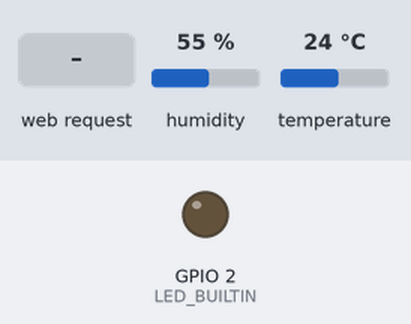
Bench run of a sketch on a simulated ESP8266 (Wemos D1 mini). Parts: output pins drawn as LEDs (lit = HIGH, except the on-board LED, lit = LOW). The test bench sets the inputs (shaded band); at power-on: humidity 55 %, temperature 24 °C. WiFi joins after 1.5 s; servers stay silent unless stated; what the sketch prints to the serial monitor is not drawn.

Above: at 2.7 s.
2.8 s: HTTP request GET / received
At 4.66 s:
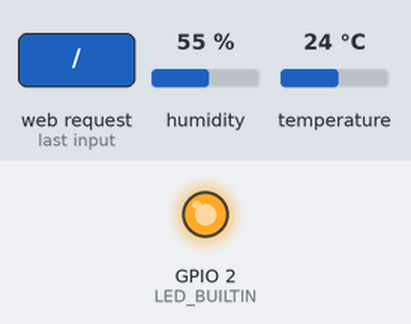
Timing chart, 0 to 6.3 s (numbered marks = the images above; inputs shaded):
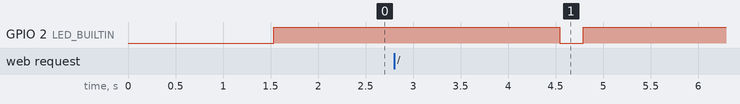

The sketch:

szerverszoba_meres.ino
```cpp
#include <dht.h> // DHT szenzor könyvtára
#include <SPI.h>
#include <Wire.h>

//For webserver
#include <ESP8266WiFi.h> //WemOS NODE-MCU
#include <WiFiClient.h> // WifiClient könyvtára
#include <ESP8266WebServer.h>
#include <ESP8266mDNS.h>

const char* ssid = "Kati_router"; // Wi-Fi SSID
const char* password = "papo1234"; // Wi-Fi jelszó

ESP8266WebServer server(80); // WEBSERVER PORTTAL

#define dataPin 5 // Amelyik PIN-ről az adatokat lekérjük.
dht DHT; // DHT szenzor objektum


void handleRoot() {

  int readData = DHT.read22(dataPin); // Adatolvasás a szenzorról
  float t = DHT.temperature; // A leolvasott hőmérsékleti érték eltárolása
  Serial.print("Jelenlegi hőmérséklet: ");
  Serial.print(t);
  Serial.println(" *C ");

  delay(500); // 500 ms

  readData = DHT.read22(dataPin); //Adatolvasás a szenzorról
  float h = DHT.humidity; // A leolvasott páratartalom érték eltárolása
  delay(500);
  if ((isnan(h) || ((h < 20.0) || (h > 90))) || (isnan(t) || ((t < 10.0) || (t > 40)))) // Hubás értékek kiszűrése
                 {
                     Serial.println("A szenzorról olvasás sikertelen volt.");
                      return;
                 }
  Serial.print("Jelenlegi páratartalom: ");
  Serial.print(h);
  Serial.println(" % ");

  // MUNIN számára fenntartott mappastruktúra
  String s = "{\"temperature\":";
  s += t;

  s += ",\"humidity\":";
  s += h;
  s +="}";

  //{"temperature":21,"location":"server_room_1"}
  //{"temperature":21,"hummidity":60} --- ez a cel

  digitalWrite(LED_BUILTIN, LOW);   // turn the LED on (HIGH is the voltage level)
  delay(250);                       // wait for a second
  digitalWrite(LED_BUILTIN, HIGH);    // turn the LED off by making the voltage LOW
  delay(250);

  server.send(200, "application/json", s);
}

IPAddress local_IP(192, 168, 0, 100);
// Set your Gateway IP address
IPAddress gateway(192, 168, 0, 1);

IPAddress subnet(255, 255, 255, 0);
IPAddress primaryDNS(8, 8, 8, 8);   //optional
IPAddress secondaryDNS(8, 8, 4, 4); //optional


void setup() {
  Serial.begin(9600); // baud ráta

  pinMode(LED_BUILTIN, OUTPUT);

  if (!WiFi.config(local_IP, gateway, subnet, primaryDNS, secondaryDNS)) {
  Serial.println("STA Failed to configure"); }


WiFi.begin(ssid, password);

  // Várakozás a kapcsolódásra:
  while (WiFi.status() != WL_CONNECTED) {
    delay(500);
    Serial.print(".");
  }
  Serial.println("");
  Serial.print("SSID: ");
  Serial.println(ssid);
  Serial.print("IP-cím: ");
  Serial.println(WiFi.localIP());

  if (MDNS.begin("esp8266")) {
    Serial.println("MDNS responder elindult.");
  }


  server.on("/", handleRoot);
  server.onNotFound(handleRoot);

  server.begin();
  Serial.println("HTTP server started");
  digitalWrite(LED_BUILTIN, HIGH); //Forditott Logika
}

// the loop function runs over and over again forever
void loop() {
/*
WiFi.begin(ssid, password);

  // Wait for connection
  while (WiFi.status() != WL_CONNECTED) {
    delay(500);
    Serial.print(".");
  }
  Serial.println("");
  Serial.print("Csatlakozva a következő SSID-hoz: ");
  Serial.println(ssid);
  Serial.print("IP-cím: ");
  Serial.println(WiFi.localIP());

  if (MDNS.begin("esp8266")) {
    Serial.println("MDNS responder elindult.");
  }

*/
 /*handleRoot();*/


  /*server.on("/", handleRoot);
  server.onNotFound(handleRoot);

  server.begin();*/


  server.handleClient();

   delay(2000);

}
```

Measured:
- after the input at 2.8 s, GPIO 2 (LED_BUILTIN): HIGH → LOW after 1.7 s, → HIGH 0.25 s later
